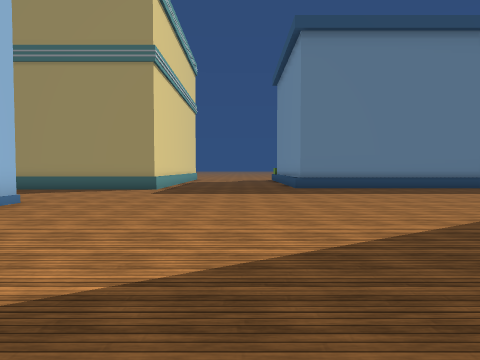
view 1 (above)

17 first-person views from a walk through a scene from a Unity 3-D project. The camera is 1.3 m above the floor, tilts 2° down and sees 75° across. The floor is counted in squares, 2 m on a side. Each view is taken from the middle of a square. On the plan, view 1 faces up. The plan holds only what a view shows up to about 10 squares ahead; the rest is blank. The place goes on beyond the plan. Some surface patterns are stand-ins.

view 2
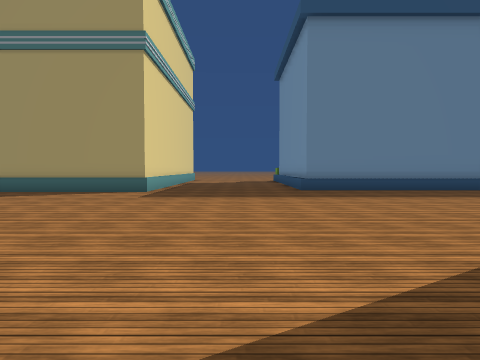

view 3
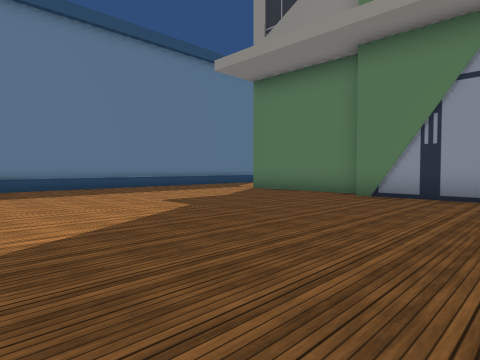

view 4
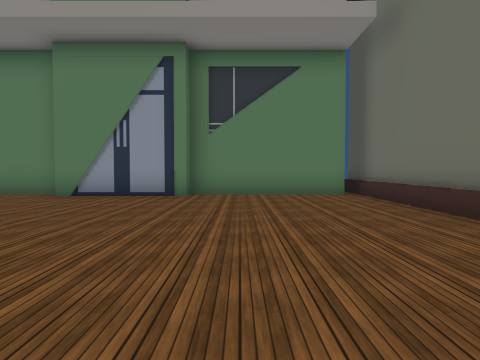

view 5
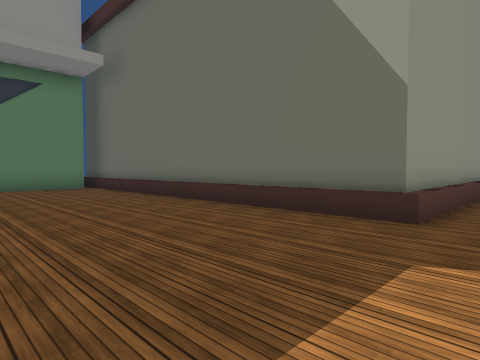

view 6
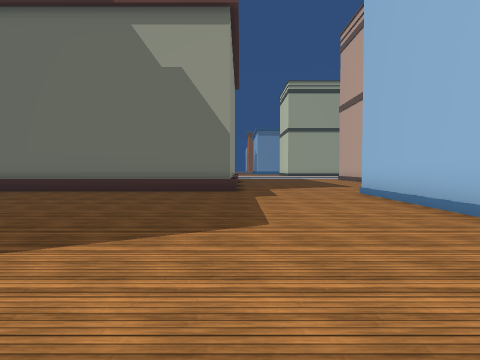

view 7
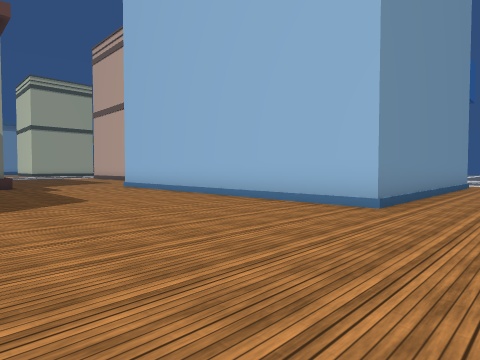

view 8
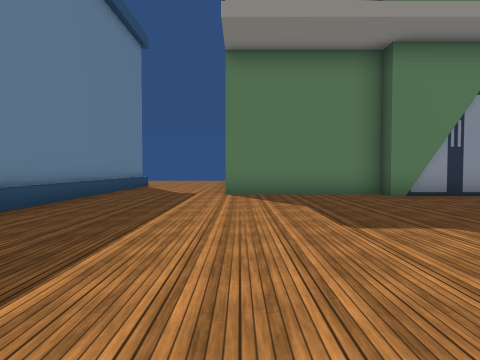

view 9
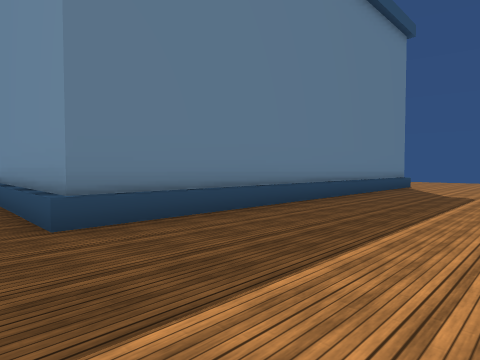

view 10
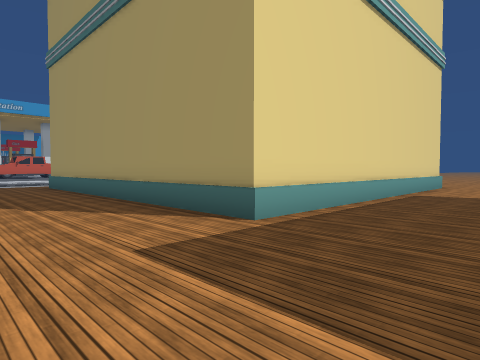

view 11
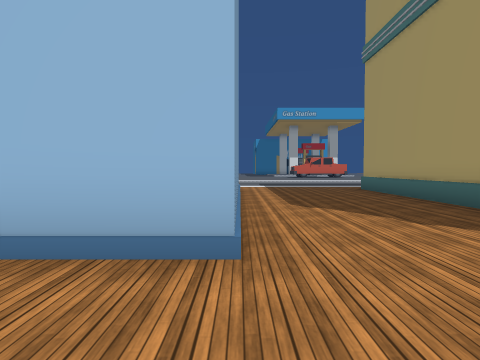

view 12
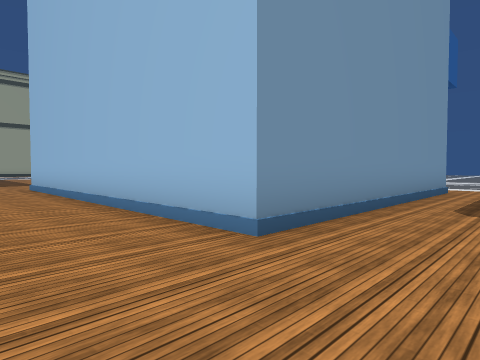

view 13
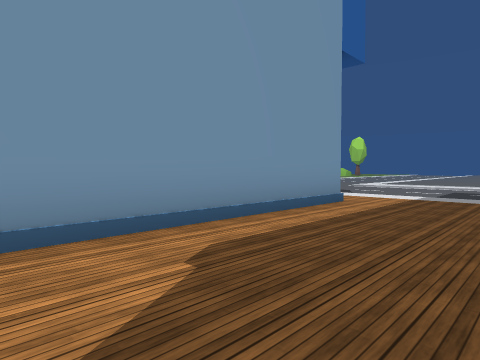

view 14
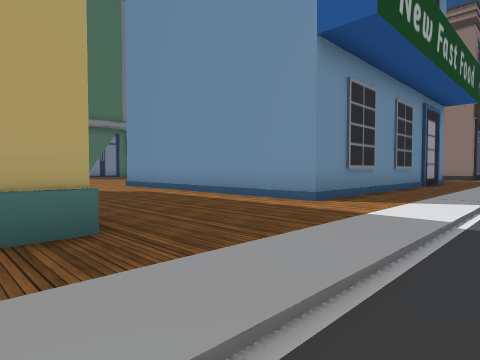

view 15
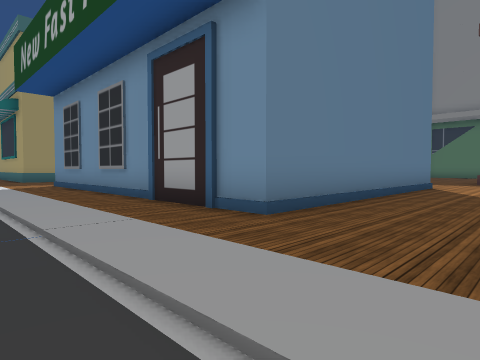

view 16
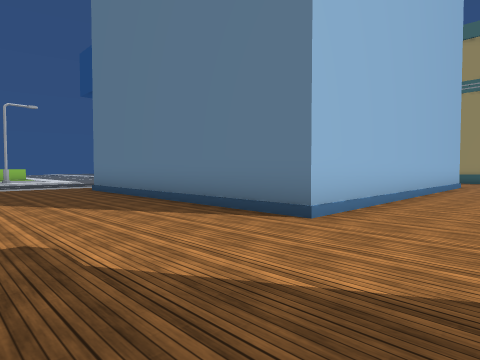

view 17
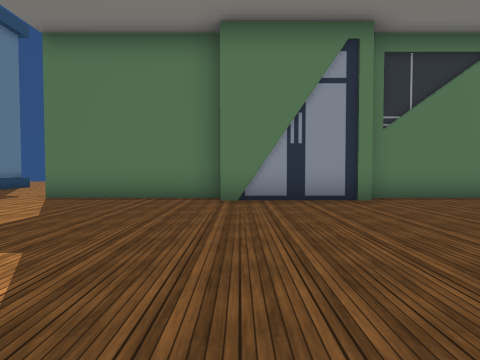

### Floor plan
Key: @ floor where view 1 was taken; # wall or solid block; . main floor; - floor 0.25 m lower than the main floor; / step, stairs or slope; B building.
Columns run from 17 left of view 1 to 9 right of it. Each row starts with its distance up from view 1.
 12               #..  B
 11   -..#        #....BBBBBBBB
 10   -..##########............
  9   -........................
  8  --........................
  7 ---.......................B
  6 ---..BBBBBBBB.............B
  5  --..B      B.............B
  4    /.B      B.............B
  3    /.B      B.............B
  2    /.B      B.............B
  1    /.B      B.............B
  0    /.B      B....@........B
 -1    /.B      B.............B
 -2   -/.B      B.............B
 -3   -..BBBBBBBB.............B
 -4   -..............BBBBBBBBBB
 -5   -.............B
 -6   -.............B
 -7            .....B
 -8                 B
 -9                 B
-10                 B

Where each view was taken, in squares from view 1:
view 1: 0 up, 0 right, facing up
view 2: 1 up, 0 right, facing up
view 3: 0 up, 1 right, facing up-right
view 4: 1 down, 1 right, facing right
view 5: 0 up, 2 left, facing down-right
view 6: 5 up, 1 left, facing down
view 7: 8 up, 1 right, facing down-left
view 8: 7 up, 1 right, facing right
view 9: 7 up, 1 right, facing up-right
view 10: 7 up, 0 right, facing up-left
view 11: 6 up, 2 left, facing left
view 12: 8 up, 2 left, facing down-left
view 13: 9 up, 6 left, facing down-left
view 14: 11 up, 15 left, facing down-right
view 15: 6 down, 15 left, facing up-right
view 16: 7 down, 2 left, facing up-left
view 17: 3 up, 2 right, facing right
